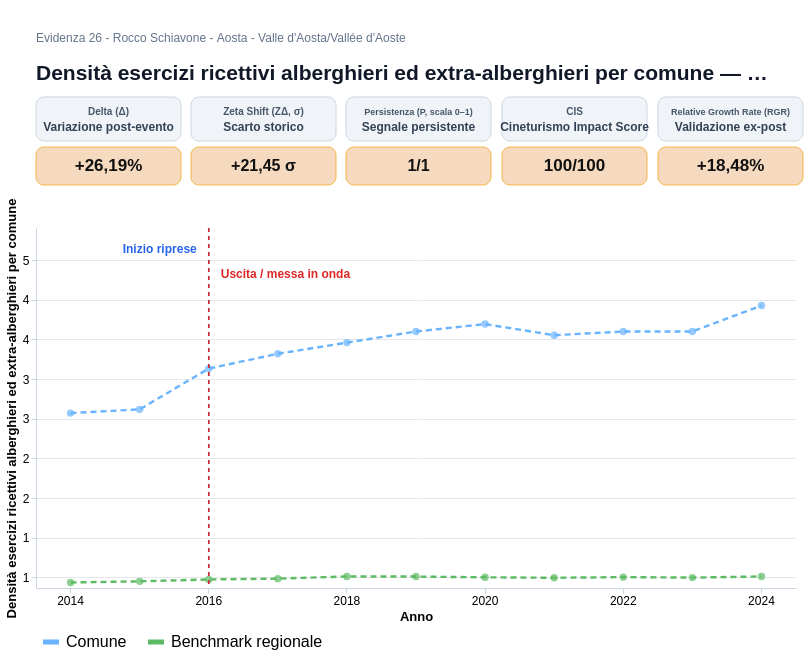

Express this chart as Vega-Lite.
### Vega-Lite specification from a JSON file in a GitHub repository (floating-point values rounded to 4 significant figures)
{"$schema": "https://vega.github.io/schema/vega-lite/v5.json", "background": "white", "spacing": 12, "vconcat": [{"width": 760, "height": 58, "layer": [{"data": {"values": [{"x": 0, "y": 0, "text": "Densità esercizi ricettivi alberghieri ed extra-alberghieri per comune — Aosta"}]}, "mark": {"type": "text", "align": "left", "baseline": "top", "limit": 735, "fontSize": 21, "fontWeight": "bold", "color": "#111827"}, "encoding": {"x": {"field": "x", "type": "quantitative", "axis": null, "scale": {"domain": [0, 760]}}, "y": {"field": "y", "type": "quantitative", "axis": null, "scale": {"domain": [0, 58]}}, "text": {"field": "text"}}}, {"data": {"values": [{"x": 0, "y": 30, "text": "Evidenza 26 - Rocco Schiavone - Aosta - Valle d'Aosta/Vallée d'Aoste"}]}, "mark": {"type": "text", "align": "left", "baseline": "top", "limit": 740, "fontSize": 12, "color": "#64748B"}, "encoding": {"x": {"field": "x", "type": "quantitative", "axis": null, "scale": {"domain": [0, 760]}}, "y": {"field": "y", "type": "quantitative", "axis": null, "scale": {"domain": [0, 58]}}, "text": {"field": "text"}}}]}, {"hconcat": [{"vconcat": [{"width": 145, "height": 44, "layer": [{"data": {"values": [{"tip": "Delta (Δ): variazione percentuale tra il valore comunale immediatamente precedente allo shock (T−1=2015) e la media osservata nel triennio di impatto T0→T+2 (2016→2018). Formula: (media post − T−1)/|T−1|."}]}, "mark": {"type": "rect", "cornerRadius": 8, "fill": "#F0F4F8", "stroke": "#CBD5E1", "strokeWidth": 1}, "encoding": {"x": {"value": 0}, "x2": {"value": 145}, "y": {"value": 0}, "y2": {"value": 44}, "tooltip": [{"field": "tip", "type": "nominal", "title": "Delta (Δ)"}]}}, {"data": {"values": [{"x": 72.5, "y": 14, "text": "Variazione post-evento"}]}, "mark": {"type": "text", "align": "center", "baseline": "middle", "fontSize": 12, "fontWeight": "bold", "color": "#334155"}, "encoding": {"x": {"field": "x", "type": "quantitative", "axis": null, "scale": {"domain": [0, 145]}}, "y": {"field": "y", "type": "quantitative", "axis": null, "scale": {"domain": [0, 44]}}, "text": {"field": "text"}}}, {"data": {"values": [{"x": 72.5, "y": 29, "text": "Delta (Δ)"}]}, "mark": {"type": "text", "align": "center", "baseline": "middle", "fontSize": 10, "fontWeight": "bold", "color": "#475569"}, "encoding": {"x": {"field": "x", "type": "quantitative", "axis": null, "scale": {"domain": [0, 145]}}, "y": {"field": "y", "type": "quantitative", "axis": null, "scale": {"domain": [0, 44]}}, "text": {"field": "text"}}}]}, {"width": 145, "height": 38, "layer": [{"data": {"values": [{"tip": "Delta (Δ): variazione percentuale tra il valore comunale immediatamente precedente allo shock (T−1=2015) e la media osservata nel triennio di impatto T0→T+2 (2016→2018). Formula: (media post − T−1)/|T−1|."}]}, "mark": {"type": "rect", "cornerRadius": 8, "fill": "#F6D6B8", "stroke": "#F59E0B", "strokeWidth": 0.8, "opacity": 0.9}, "encoding": {"x": {"value": 0}, "x2": {"value": 145}, "y": {"value": 0}, "y2": {"value": 38}, "tooltip": [{"field": "tip", "type": "nominal", "title": "Delta (Δ)"}]}}, {"data": {"values": [{"x": 72.5, "y": 19, "text": "+26,19%"}]}, "mark": {"type": "text", "align": "center", "baseline": "middle", "fontSize": 17, "fontWeight": "bold", "color": "#111111"}, "encoding": {"x": {"field": "x", "type": "quantitative", "axis": null, "scale": {"domain": [0, 145]}}, "y": {"field": "y", "type": "quantitative", "axis": null, "scale": {"domain": [0, 38]}}, "text": {"field": "text"}}}]}], "spacing": 4}, {"vconcat": [{"width": 145, "height": 44, "layer": [{"data": {"values": [{"tip": "Zeta Shift (ZΔ): Z-Score dello scostamento tra la media di impatto T0→T+2 e la baseline storica 2014→2015 (n=2). È espresso in σ e misura l'eccezionalità statistica dello shock locale rispetto alla variabilità pre-evento."}]}, "mark": {"type": "rect", "cornerRadius": 8, "fill": "#F0F4F8", "stroke": "#CBD5E1", "strokeWidth": 1}, "encoding": {"x": {"value": 0}, "x2": {"value": 145}, "y": {"value": 0}, "y2": {"value": 44}, "tooltip": [{"field": "tip", "type": "nominal", "title": "Zeta Shift (ZΔ)"}]}}, {"data": {"values": [{"x": 72.5, "y": 14, "text": "Scarto storico"}]}, "mark": {"type": "text", "align": "center", "baseline": "middle", "fontSize": 12, "fontWeight": "bold", "color": "#334155"}, "encoding": {"x": {"field": "x", "type": "quantitative", "axis": null, "scale": {"domain": [0, 145]}}, "y": {"field": "y", "type": "quantitative", "axis": null, "scale": {"domain": [0, 44]}}, "text": {"field": "text"}}}, {"data": {"values": [{"x": 72.5, "y": 29, "text": "Zeta Shift (ZΔ, σ)"}]}, "mark": {"type": "text", "align": "center", "baseline": "middle", "fontSize": 10, "fontWeight": "bold", "color": "#475569"}, "encoding": {"x": {"field": "x", "type": "quantitative", "axis": null, "scale": {"domain": [0, 145]}}, "y": {"field": "y", "type": "quantitative", "axis": null, "scale": {"domain": [0, 44]}}, "text": {"field": "text"}}}]}, {"width": 145, "height": 38, "layer": [{"data": {"values": [{"tip": "Zeta Shift (ZΔ): Z-Score dello scostamento tra la media di impatto T0→T+2 e la baseline storica 2014→2015 (n=2). È espresso in σ e misura l'eccezionalità statistica dello shock locale rispetto alla variabilità pre-evento."}]}, "mark": {"type": "rect", "cornerRadius": 8, "fill": "#F6D6B8", "stroke": "#F59E0B", "strokeWidth": 0.8, "opacity": 0.9}, "encoding": {"x": {"value": 0}, "x2": {"value": 145}, "y": {"value": 0}, "y2": {"value": 38}, "tooltip": [{"field": "tip", "type": "nominal", "title": "Zeta Shift (ZΔ)"}]}}, {"data": {"values": [{"x": 72.5, "y": 19, "text": "+21,45 σ"}]}, "mark": {"type": "text", "align": "center", "baseline": "middle", "fontSize": 16, "fontWeight": "bold", "color": "#111111"}, "encoding": {"x": {"field": "x", "type": "quantitative", "axis": null, "scale": {"domain": [0, 145]}}, "y": {"field": "y", "type": "quantitative", "axis": null, "scale": {"domain": [0, 38]}}, "text": {"field": "text"}}}]}], "spacing": 4}, {"vconcat": [{"width": 145, "height": 44, "layer": [{"data": {"values": [{"tip": "Persistenza (P): quota dei tre anni T0→T+2 in cui il valore comunale resta superiore alla media della baseline storica T_min→T−1. Scala 0–1: 1 indica tenuta positiva in tutti e tre gli anni."}]}, "mark": {"type": "rect", "cornerRadius": 8, "fill": "#F0F4F8", "stroke": "#CBD5E1", "strokeWidth": 1}, "encoding": {"x": {"value": 0}, "x2": {"value": 145}, "y": {"value": 0}, "y2": {"value": 44}, "tooltip": [{"field": "tip", "type": "nominal", "title": "Persistenza (P)"}]}}, {"data": {"values": [{"x": 72.5, "y": 14, "text": "Segnale persistente"}]}, "mark": {"type": "text", "align": "center", "baseline": "middle", "fontSize": 12, "fontWeight": "bold", "color": "#334155"}, "encoding": {"x": {"field": "x", "type": "quantitative", "axis": null, "scale": {"domain": [0, 145]}}, "y": {"field": "y", "type": "quantitative", "axis": null, "scale": {"domain": [0, 44]}}, "text": {"field": "text"}}}, {"data": {"values": [{"x": 72.5, "y": 29, "text": "Persistenza (P, scala 0–1)"}]}, "mark": {"type": "text", "align": "center", "baseline": "middle", "fontSize": 9, "fontWeight": "bold", "color": "#475569"}, "encoding": {"x": {"field": "x", "type": "quantitative", "axis": null, "scale": {"domain": [0, 145]}}, "y": {"field": "y", "type": "quantitative", "axis": null, "scale": {"domain": [0, 44]}}, "text": {"field": "text"}}}]}, {"width": 145, "height": 38, "layer": [{"data": {"values": [{"tip": "Persistenza (P): quota dei tre anni T0→T+2 in cui il valore comunale resta superiore alla media della baseline storica T_min→T−1. Scala 0–1: 1 indica tenuta positiva in tutti e tre gli anni."}]}, "mark": {"type": "rect", "cornerRadius": 8, "fill": "#F6D6B8", "stroke": "#F59E0B", "strokeWidth": 0.8, "opacity": 0.9}, "encoding": {"x": {"value": 0}, "x2": {"value": 145}, "y": {"value": 0}, "y2": {"value": 38}, "tooltip": [{"field": "tip", "type": "nominal", "title": "Persistenza (P)"}]}}, {"data": {"values": [{"x": 72.5, "y": 19, "text": "1/1"}]}, "mark": {"type": "text", "align": "center", "baseline": "middle", "fontSize": 16, "fontWeight": "bold", "color": "#111111"}, "encoding": {"x": {"field": "x", "type": "quantitative", "axis": null, "scale": {"domain": [0, 145]}}, "y": {"field": "y", "type": "quantitative", "axis": null, "scale": {"domain": [0, 38]}}, "text": {"field": "text"}}}]}], "spacing": 4}, {"vconcat": [{"width": 145, "height": 44, "layer": [{"data": {"values": [{"tip": "CIS: indice composito endogeno su scala 0–100. Combina le componenti normalizzate di Delta, Zeta Shift e Persistenza con pesi standard pari al 45%, 35% e 20%. Il cap teorico è 100/100."}]}, "mark": {"type": "rect", "cornerRadius": 8, "fill": "#F0F4F8", "stroke": "#CBD5E1", "strokeWidth": 1}, "encoding": {"x": {"value": 0}, "x2": {"value": 145}, "y": {"value": 0}, "y2": {"value": 44}, "tooltip": [{"field": "tip", "type": "nominal", "title": "CIS"}]}}, {"data": {"values": [{"x": 72.5, "y": 14, "text": "Cineturismo Impact Score"}]}, "mark": {"type": "text", "align": "center", "baseline": "middle", "fontSize": 12, "fontWeight": "bold", "color": "#334155"}, "encoding": {"x": {"field": "x", "type": "quantitative", "axis": null, "scale": {"domain": [0, 145]}}, "y": {"field": "y", "type": "quantitative", "axis": null, "scale": {"domain": [0, 44]}}, "text": {"field": "text"}}}, {"data": {"values": [{"x": 72.5, "y": 29, "text": "CIS"}]}, "mark": {"type": "text", "align": "center", "baseline": "middle", "fontSize": 10, "fontWeight": "bold", "color": "#475569"}, "encoding": {"x": {"field": "x", "type": "quantitative", "axis": null, "scale": {"domain": [0, 145]}}, "y": {"field": "y", "type": "quantitative", "axis": null, "scale": {"domain": [0, 44]}}, "text": {"field": "text"}}}]}, {"width": 145, "height": 38, "layer": [{"data": {"values": [{"tip": "CIS: indice composito endogeno su scala 0–100. Combina le componenti normalizzate di Delta, Zeta Shift e Persistenza con pesi standard pari al 45%, 35% e 20%. Il cap teorico è 100/100."}]}, "mark": {"type": "rect", "cornerRadius": 8, "fill": "#F6D6B8", "stroke": "#F59E0B", "strokeWidth": 0.8, "opacity": 0.9}, "encoding": {"x": {"value": 0}, "x2": {"value": 145}, "y": {"value": 0}, "y2": {"value": 38}, "tooltip": [{"field": "tip", "type": "nominal", "title": "CIS"}]}}, {"data": {"values": [{"x": 72.5, "y": 19, "text": "100/100"}]}, "mark": {"type": "text", "align": "center", "baseline": "middle", "fontSize": 17, "fontWeight": "bold", "color": "#111111"}, "encoding": {"x": {"field": "x", "type": "quantitative", "axis": null, "scale": {"domain": [0, 145]}}, "y": {"field": "y", "type": "quantitative", "axis": null, "scale": {"domain": [0, 38]}}, "text": {"field": "text"}}}]}], "spacing": 4}, {"vconcat": [{"width": 145, "height": 44, "layer": [{"data": {"values": [{"tip": "Relative Growth Rate (RGR): KPI esogeno di validazione. Confronta la crescita del Comune con quella del benchmark regionale nella finestra standard T−1→T+2 (2015→2018), isolando il segnale locale dai macro-trend territoriali."}]}, "mark": {"type": "rect", "cornerRadius": 8, "fill": "#F0F4F8", "stroke": "#CBD5E1", "strokeWidth": 1}, "encoding": {"x": {"value": 0}, "x2": {"value": 145}, "y": {"value": 0}, "y2": {"value": 44}, "tooltip": [{"field": "tip", "type": "nominal", "title": "Relative Growth Rate (RGR)"}]}}, {"data": {"values": [{"x": 72.5, "y": 14, "text": "Validazione ex-post"}]}, "mark": {"type": "text", "align": "center", "baseline": "middle", "fontSize": 12, "fontWeight": "bold", "color": "#334155"}, "encoding": {"x": {"field": "x", "type": "quantitative", "axis": null, "scale": {"domain": [0, 145]}}, "y": {"field": "y", "type": "quantitative", "axis": null, "scale": {"domain": [0, 44]}}, "text": {"field": "text"}}}, {"data": {"values": [{"x": 72.5, "y": 29, "text": "Relative Growth Rate (RGR)"}]}, "mark": {"type": "text", "align": "center", "baseline": "middle", "fontSize": 9, "fontWeight": "bold", "color": "#475569"}, "encoding": {"x": {"field": "x", "type": "quantitative", "axis": null, "scale": {"domain": [0, 145]}}, "y": {"field": "y", "type": "quantitative", "axis": null, "scale": {"domain": [0, 44]}}, "text": {"field": "text"}}}]}, {"width": 145, "height": 38, "layer": [{"data": {"values": [{"tip": "Relative Growth Rate (RGR): KPI esogeno di validazione. Confronta la crescita del Comune con quella del benchmark regionale nella finestra standard T−1→T+2 (2015→2018), isolando il segnale locale dai macro-trend territoriali."}]}, "mark": {"type": "rect", "cornerRadius": 8, "fill": "#F6D6B8", "stroke": "#F59E0B", "strokeWidth": 0.8, "opacity": 0.9}, "encoding": {"x": {"value": 0}, "x2": {"value": 145}, "y": {"value": 0}, "y2": {"value": 38}, "tooltip": [{"field": "tip", "type": "nominal", "title": "Relative Growth Rate (RGR)"}]}}, {"data": {"values": [{"x": 72.5, "y": 19, "text": "+18,48%"}]}, "mark": {"type": "text", "align": "center", "baseline": "middle", "fontSize": 17, "fontWeight": "bold", "color": "#111111"}, "encoding": {"x": {"field": "x", "type": "quantitative", "axis": null, "scale": {"domain": [0, 145]}}, "y": {"field": "y", "type": "quantitative", "axis": null, "scale": {"domain": [0, 38]}}, "text": {"field": "text"}}}]}], "spacing": 4}], "spacing": 8}, {"width": 760, "height": 360, "layer": [{"data": {"values": [{"Anno": 2014, "Serie": "Comune", "Valore": 2.571, "Interpolato": "NO"}, {"Anno": 2014, "Serie": "Benchmark regionale", "Valore": 0.436, "Interpolato": "NO"}, {"Anno": 2015, "Serie": "Comune", "Valore": 2.618, "Interpolato": "NO"}, {"Anno": 2015, "Serie": "Benchmark regionale", "Valore": 0.4502, "Interpolato": "NO"}, {"Anno": 2016, "Serie": "Comune", "Valore": 3.132, "Interpolato": "NO"}, {"Anno": 2016, "Serie": "Benchmark regionale", "Valore": 0.4739, "Interpolato": "NO"}, {"Anno": 2017, "Serie": "Comune", "Valore": 3.319, "Interpolato": "NO"}, {"Anno": 2017, "Serie": "Benchmark regionale", "Valore": 0.4843, "Interpolato": "NO"}, {"Anno": 2018, "Serie": "Comune", "Valore": 3.459, "Interpolato": "NO"}, {"Anno": 2018, "Serie": "Benchmark regionale", "Valore": 0.5117, "Interpolato": "NO"}, {"Anno": 2019, "Serie": "Comune", "Valore": 3.599, "Interpolato": "NO"}, {"Anno": 2019, "Serie": "Benchmark regionale", "Valore": 0.5103, "Interpolato": "NO"}, {"Anno": 2020, "Serie": "Comune", "Valore": 3.693, "Interpolato": "NO"}, {"Anno": 2020, "Serie": "Benchmark regionale", "Valore": 0.5011, "Interpolato": "NO"}, {"Anno": 2021, "Serie": "Comune", "Valore": 3.553, "Interpolato": "NO"}, {"Anno": 2021, "Serie": "Benchmark regionale", "Valore": 0.4948, "Interpolato": "NO"}, {"Anno": 2022, "Serie": "Comune", "Valore": 3.599, "Interpolato": "NO"}, {"Anno": 2022, "Serie": "Benchmark regionale", "Valore": 0.5036, "Interpolato": "NO"}, {"Anno": 2023, "Serie": "Comune", "Valore": 3.599, "Interpolato": "NO"}, {"Anno": 2023, "Serie": "Benchmark regionale", "Valore": 0.4973, "Interpolato": "NO"}, {"Anno": 2024, "Serie": "Comune", "Valore": 3.927, "Interpolato": "NO"}, {"Anno": 2024, "Serie": "Benchmark regionale", "Valore": 0.5114, "Interpolato": "NO"}]}, "mark": {"type": "line", "strokeWidth": 2.4, "strokeDash": [6, 4]}, "encoding": {"x": {"field": "Anno", "type": "ordinal", "sort": [2014, 2015, 2016, 2017, 2018, 2019, 2020, 2021, 2022, 2023, 2024], "axis": {"title": "Anno", "values": [2014, 2016, 2018, 2020, 2022, 2024], "labelAngle": 0, "labelFontSize": 12, "titleFontSize": 13}}, "y": {"field": "Valore", "type": "quantitative", "scale": {"domain": [0.3662, 4.904]}, "axis": {"title": "Densità esercizi ricettivi alberghieri ed extra-alberghieri per comune", "labelFontSize": 12, "titleFontSize": 13, "format": ",.0f"}}, "color": {"field": "Serie", "type": "nominal", "scale": {"domain": ["Comune", "Benchmark regionale"], "range": ["#69B3FF", "#5DBB63"]}, "legend": {"orient": "bottom", "title": null, "labelFontSize": 16, "symbolSize": 260, "direction": "horizontal", "columns": 2, "symbolStrokeWidth": 5, "offset": 4, "padding": 4, "labelLimit": 320}}, "detail": {"field": "Serie"}}}, {"data": {"values": [{"Anno": 2014, "Serie": "Comune", "Valore": 2.571, "Interpolato": "NO"}, {"Anno": 2014, "Serie": "Benchmark regionale", "Valore": 0.436, "Interpolato": "NO"}, {"Anno": 2015, "Serie": "Comune", "Valore": 2.618, "Interpolato": "NO"}, {"Anno": 2015, "Serie": "Benchmark regionale", "Valore": 0.4502, "Interpolato": "NO"}, {"Anno": 2016, "Serie": "Comune", "Valore": 3.132, "Interpolato": "NO"}, {"Anno": 2016, "Serie": "Benchmark regionale", "Valore": 0.4739, "Interpolato": "NO"}, {"Anno": 2017, "Serie": "Comune", "Valore": 3.319, "Interpolato": "NO"}, {"Anno": 2017, "Serie": "Benchmark regionale", "Valore": 0.4843, "Interpolato": "NO"}, {"Anno": 2018, "Serie": "Comune", "Valore": 3.459, "Interpolato": "NO"}, {"Anno": 2018, "Serie": "Benchmark regionale", "Valore": 0.5117, "Interpolato": "NO"}, {"Anno": 2019, "Serie": "Comune", "Valore": 3.599, "Interpolato": "NO"}, {"Anno": 2019, "Serie": "Benchmark regionale", "Valore": 0.5103, "Interpolato": "NO"}, {"Anno": 2020, "Serie": "Comune", "Valore": 3.693, "Interpolato": "NO"}, {"Anno": 2020, "Serie": "Benchmark regionale", "Valore": 0.5011, "Interpolato": "NO"}, {"Anno": 2021, "Serie": "Comune", "Valore": 3.553, "Interpolato": "NO"}, {"Anno": 2021, "Serie": "Benchmark regionale", "Valore": 0.4948, "Interpolato": "NO"}, {"Anno": 2022, "Serie": "Comune", "Valore": 3.599, "Interpolato": "NO"}, {"Anno": 2022, "Serie": "Benchmark regionale", "Valore": 0.5036, "Interpolato": "NO"}, {"Anno": 2023, "Serie": "Comune", "Valore": 3.599, "Interpolato": "NO"}, {"Anno": 2023, "Serie": "Benchmark regionale", "Valore": 0.4973, "Interpolato": "NO"}, {"Anno": 2024, "Serie": "Comune", "Valore": 3.927, "Interpolato": "NO"}, {"Anno": 2024, "Serie": "Benchmark regionale", "Valore": 0.5114, "Interpolato": "NO"}]}, "transform": [{"filter": "datum.Valore != null"}], "mark": {"type": "point", "filled": true, "size": 55}, "encoding": {"x": {"field": "Anno", "type": "ordinal", "sort": [2014, 2015, 2016, 2017, 2018, 2019, 2020, 2021, 2022, 2023, 2024]}, "y": {"field": "Valore", "type": "quantitative", "scale": {"domain": [0.3662, 4.904]}}, "color": {"condition": {"test": "datum.Interpolato === 'SI'", "value": "#D1D5DB"}, "field": "Serie", "type": "nominal", "scale": {"domain": ["Comune", "Benchmark regionale"], "range": ["#69B3FF", "#5DBB63"]}, "legend": null}, "tooltip": [{"field": "Serie", "type": "nominal", "title": "Serie"}, {"field": "Anno", "type": "ordinal", "title": "Anno"}, {"field": "Valore", "type": "quantitative", "title": "Valore", "format": ",.0f"}, {"field": "Interpolato", "type": "nominal", "title": "Interpolato"}]}}, {"data": {"values": [{"Anno": 2016}]}, "mark": {"type": "rule", "stroke": "#2563EB", "strokeDash": [4, 4], "strokeWidth": 1.5}, "encoding": {"x": {"field": "Anno", "type": "ordinal", "sort": [2014, 2015, 2016, 2017, 2018, 2019, 2020, 2021, 2022, 2023, 2024]}}}, {"data": {"values": [{"Anno": 2016, "Val": 4.642, "Lab": "Inizio riprese"}]}, "mark": {"type": "text", "angle": 0, "baseline": "middle", "align": "right", "dx": -12, "dy": 0, "fontSize": 12, "fontWeight": "bold", "color": "#2563EB"}, "encoding": {"x": {"field": "Anno", "type": "ordinal", "sort": [2014, 2015, 2016, 2017, 2018, 2019, 2020, 2021, 2022, 2023, 2024]}, "y": {"field": "Val", "type": "quantitative", "scale": {"domain": [0.3662, 4.904]}}, "text": {"field": "Lab"}}}, {"data": {"values": [{"Anno": 2016}]}, "mark": {"type": "rule", "stroke": "#DC2626", "strokeDash": [4, 4], "strokeWidth": 1.5}, "encoding": {"x": {"field": "Anno", "type": "ordinal", "sort": [2014, 2015, 2016, 2017, 2018, 2019, 2020, 2021, 2022, 2023, 2024]}}}, {"data": {"values": [{"Anno": 2016, "Val": 4.328, "Lab": "Uscita / messa in onda"}]}, "mark": {"type": "text", "angle": 0, "baseline": "middle", "align": "left", "dx": 12, "dy": 0, "fontSize": 12, "fontWeight": "bold", "color": "#DC2626"}, "encoding": {"x": {"field": "Anno", "type": "ordinal", "sort": [2014, 2015, 2016, 2017, 2018, 2019, 2020, 2021, 2022, 2023, 2024]}, "y": {"field": "Val", "type": "quantitative", "scale": {"domain": [0.3662, 4.904]}}, "text": {"field": "Lab"}}}], "resolve": {"scale": {"color": "shared"}}}], "config": {"view": {"stroke": null}, "axis": {"gridColor": "#E5E7EB", "tickColor": "#CBD5E1", "domainColor": "#CBD5E1"}}}
